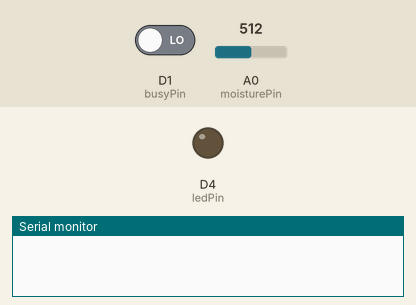
Simulated run of this sketch. Board: ESP8266 (NodeMCU). Parts: output pins drawn as LEDs (lit = HIGH), the last lines printed to the serial monitor. The test bench sets the inputs (shaded band); at power-on: D1 (busyPin) LOW, A0 (moisturePin) = 512. The audio player accepts every command and is not drawn.

Above: at 0.0 s.
At 0.6 s:
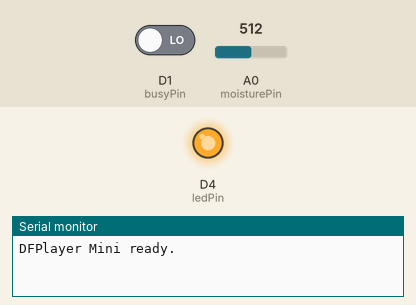
Timing chart, 0 to 2.1 s (numbered marks = the images above):
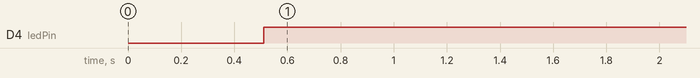

The sketch:

plant_raw.ino
```cpp
#include <SoftwareSerial.h>
#include <DFRobotDFPlayerMini.h>

SoftwareSerial mySerial(D5, D6); // RX, TX
DFRobotDFPlayerMini dfPlayer;

const int busyPin = D1; // BUSY pin from DFPlayer Mini
const int moisturePin = A0; // Analog pin connected to the capacitive sensor
const int ledPin = LED_BUILTIN; // Internal LED pin

const int dryValue = 780; // Value for completely dry
const int wetValue = 350; // Value for wet

const float moistureThreshold = 70.0; // Moisture percentage threshold for playing a file
const uint64_t sleepTime = 150000000; // Deep sleep time (10 minutes in microseconds)

void setup() {
  Serial.begin(9600);
  mySerial.begin(9600);

  pinMode(busyPin, INPUT); // Set BUSY pin as input
  pinMode(ledPin, OUTPUT); // Set LED pin as output

  if (!dfPlayer.begin(mySerial)) {
    Serial.println("DFPlayer Mini not detected.");
    while (true); // Stop execution if DFPlayer Mini is not detected
  }

  Serial.println("DFPlayer Mini ready.");
  dfPlayer.volume(30);  // Set volume level (0 to 30)

  digitalWrite(ledPin, HIGH); // Turn on the LED while active

  // Read the soil moisture sensor and check moisture level
  float moisturePercentage = getMoisturePercentage();
  Serial.print("Moisture Percentage: ");
  Serial.println(moisturePercentage);

  if (moisturePercentage < moistureThreshold) {
    // Play a random file and enter deep sleep
    playRandomFile();
  } else {
    Serial.println("Moisture level is too high. No file will be played.");
    digitalWrite(ledPin, LOW); // Turn off the LED before deep sleep
    delay(100); // Allow serial to flush
    ESP.deepSleep(sleepTime);
  }
}

void loop() {
  if (digitalRead(busyPin) == HIGH) {
    // If BUSY pin is HIGH, enter deep sleep mode
    Serial.println("File finished. Entering deep sleep mode...");
    digitalWrite(ledPin, LOW); // Ensure LED is off before entering deep sleep
    delay(100); // Allow serial to flush
    ESP.deepSleep(sleepTime);
  }
}

float getMoisturePercentage() {
  int moistureSum = 0;
  for (int i = 0; i < 5; i++) {
    moistureSum += analogRead(moisturePin);
    delay(200); // Small delay between readings (optional)
  }

  int moistureAverage = moistureSum / 5;
  return (float)(dryValue - moistureAverage) / (dryValue - wetValue) * 100;
}

void playRandomFile() {
  delay(1000);
  unsigned long t = millis();
  int randomFile = (t % 7) + 1; // Random number between 1 and 6
  dfPlayer.play(randomFile);   // Play the random file

  Serial.print("Playing file ");
  Serial.println(randomFile);

  while (digitalRead(busyPin) == LOW) {
    // Wait until the file is finished
    delay(100);
  }

  Serial.println("File finished.");
}
```

Measured:
- by itself, D4 (ledPin): LOW → HIGH at 0.51 s
